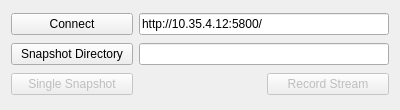
<?xml version="1.0" encoding="UTF-8"?>
<ui version="4.0">
 <class>Form</class>
 <widget class="QWidget" name="Form">
  <property name="geometry">
   <rect>
    <x>0</x>
    <y>0</y>
    <width>400</width>
    <height>110</height>
   </rect>
  </property>
  <property name="windowTitle">
   <string>Form</string>
  </property>
  <layout class="QGridLayout" name="gridLayout">
   <item row="1" column="0">
    <widget class="QPushButton" name="snapshot_dir_btn">
     <property name="text">
      <string>Snapshot Directory</string>
     </property>
    </widget>
   </item>
   <item row="1" column="1" colspan="2">
    <widget class="QLineEdit" name="snapshot_dir">
     <property name="readOnly">
      <bool>true</bool>
     </property>
    </widget>
   </item>
   <item row="2" column="2">
    <widget class="QPushButton" name="record_stream_btn">
     <property name="enabled">
      <bool>false</bool>
     </property>
     <property name="text">
      <string>Record Stream</string>
     </property>
     <property name="checkable">
      <bool>true</bool>
     </property>
    </widget>
   </item>
   <item row="2" column="0">
    <widget class="QPushButton" name="take_snapshot_btn">
     <property name="enabled">
      <bool>false</bool>
     </property>
     <property name="text">
      <string>Single Snapshot</string>
     </property>
    </widget>
   </item>
   <item row="0" column="1" colspan="2">
    <widget class="QLineEdit" name="stream_url">
     <property name="text">
      <string>http://10.35.4.12:5800/</string>
     </property>
    </widget>
   </item>
   <item row="0" column="0">
    <widget class="QPushButton" name="connect_button">
     <property name="text">
      <string>Connect</string>
     </property>
     <property name="checkable">
      <bool>true</bool>
     </property>
    </widget>
   </item>
  </layout>
 </widget>
 <resources/>
 <connections/>
</ui>
